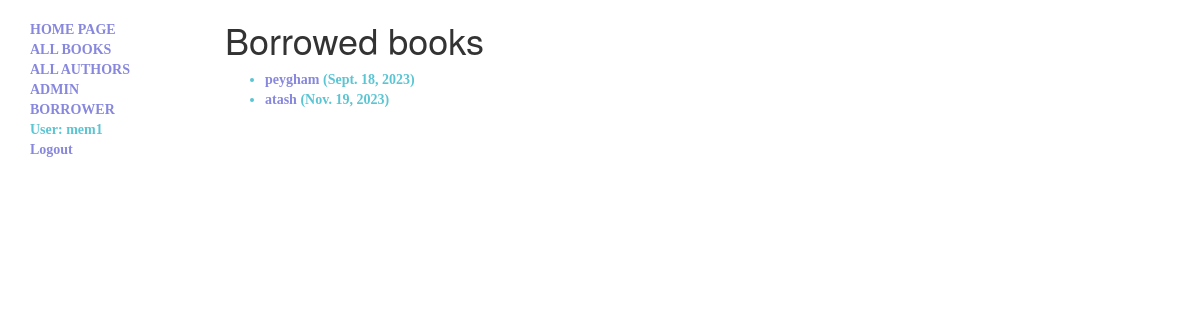
/catalog/mybooks/ (signed in), run on the app's committed database.
### catalog/models.py (models this page shows, shortened)
class BookInstance ( models.Model ):
    id         =     models.UUIDField ( primary_key= True , default= uuid.uuid4 , help_text= 'unique code for particular book' )
    book       =     models.ForeignKey ( 'Book' , on_delete= models.SET_NULL , null= True )
    imprint    =     models.CharField ( max_length= 100 , help_text= 'imprints book' )
    due_back   =     models.DateField ( null= True , blank= True )
    LOAN_STATUS = (
        ('m' , 'Maintenance'),
        ('o' , 'On loan'),
        ('a' , 'Available'),
        ('r' , 'Reserved'),
    )
    status     =   models.CharField ( max_length= 1 , choices= LOAN_STATUS , blank= True , default= 'a' , help_text= 'selected in tuple (m,a,r,o)' )
    borrower   =   models.ForeignKey ( User , on_delete= models.SET_NULL , null= True , blank= True )
    class Meta:
        ordering = ['due_back']

class Book ( models.Model ):
    title     =    models.CharField ( max_length= 100 , help_text= 'titles book' )
    author    =    models.ForeignKey ( 'Author' , on_delete= models.SET_NULL , null= True )
    summary   =    models.TextField ( max_length= 1000 , help_text= 'summarys book' )
    isbn      =    models.CharField ( max_length= 13 , help_text= 'isbn book' )
    genre     =    models.ManyToManyField ( 'Genre' , help_text= 'genres book' )

### catalog/views.py (the view)
class LoanedBooksByUserListView ( LoginRequiredMixin,generic.ListView ):
    model= models.BookInstance
    template_name = 'catalog/bookinstance_list_borrowered_user.html'
    paginate_by = 10
    def get_queryset ( self ):
        return models.BookInstance.objects.filter( borrower=self.request.user ).filter( status__exact='o' ).order_by( 'due_back' )

### catalog/templates/catalog/bookinstance_list_borrowered_user.html
{% extends "catalog/base_generic.html" %}
{% block content %}
    <h1>Borrowed books</h1>
    {% if bookinstance_list %}
        <ul>
            {% for bookinst in bookinstance_list %}
                <li class="{% if bookinst.is_overdue %}text-danger{% endif %}">
                <a href="{% url 'catalog:book-detail' bookinst.book.pk %}">{{bookinst.book.title}}</a> ({{ bookinst.due_back }})
                </li>
            {% endfor %}
        </ul>
    {% else %}
        <p>There are no books borrowed.</p>
    {% endif %}
{% endblock %}

### catalog/templates/catalog/base_generic.html (shortened to what this page needs)
<html lang="en">
    <head>
        <link rel="stylesheet" href="https://maxcdn.bootstrapcdn.com/bootstrap/3.3.7/css/bootstrap.min.css">
        {% load static %}
        <link rel="stylesheet" href="{% static 'catalog/style.css' %}">
    </head>
<body>
    <div class="container fluid">
        <div class="row">
            <div class="col-sm-2">
            {% block sidebar %}
            <ul class="sidebar-nav">
                <li><a href="{% url 'catalog:index' %}"> HOME PAGE</a></li>
                <li><a href="{% url 'catalog:books' %}"> ALL BOOKS</a></li>
                <li><a href="{% url 'catalog:author' %}">ALL AUTHORS</a> </li>
                <li><a href="/admin">ADMIN </a></li>
                <li><a href="{% url 'catalog:my-borrowered' %}">BORROWER</a> </li>
            {% if user.is_authenticated %}
                <li>User: {{ user.get_username }}</li>
                <li><a href="{% url 'logout'%}?next={{request.path}}">Logout</a></li>
            {% else %}
                <li><a href="{% url 'login'%}?next={{request.path}}">Login</a></li>
            {% endif %}
            </ul>
            {% endblock %}
            </div>
            <div class="col-sm-10">
            {% block content %}{% endblock %}
            </div>
        </div>
    </div>
</body>
</html>

### catalog/static/catalog/style.css (style rules this page uses)
.sidebar-nav { margin-top: 20px; padding: 0; list-style: none; }

### catalog/templates/catalog/base_generic.html (style rules this page uses)
li { color: rgb(90, 197, 211); font-family: 'Franklin Gothic Medium'; font-weight: bold; }
a { color: rgb(135, 135, 222); font-family: 'Franklin Gothic Medium'; font-weight: bold; }

### data on the page
BookInstance: book "peygham", due_back "Sept. 18, 2023"
BookInstance: book "atash", due_back "Nov. 19, 2023"

### other printed values
{{ user.get_username }} "mem1"
